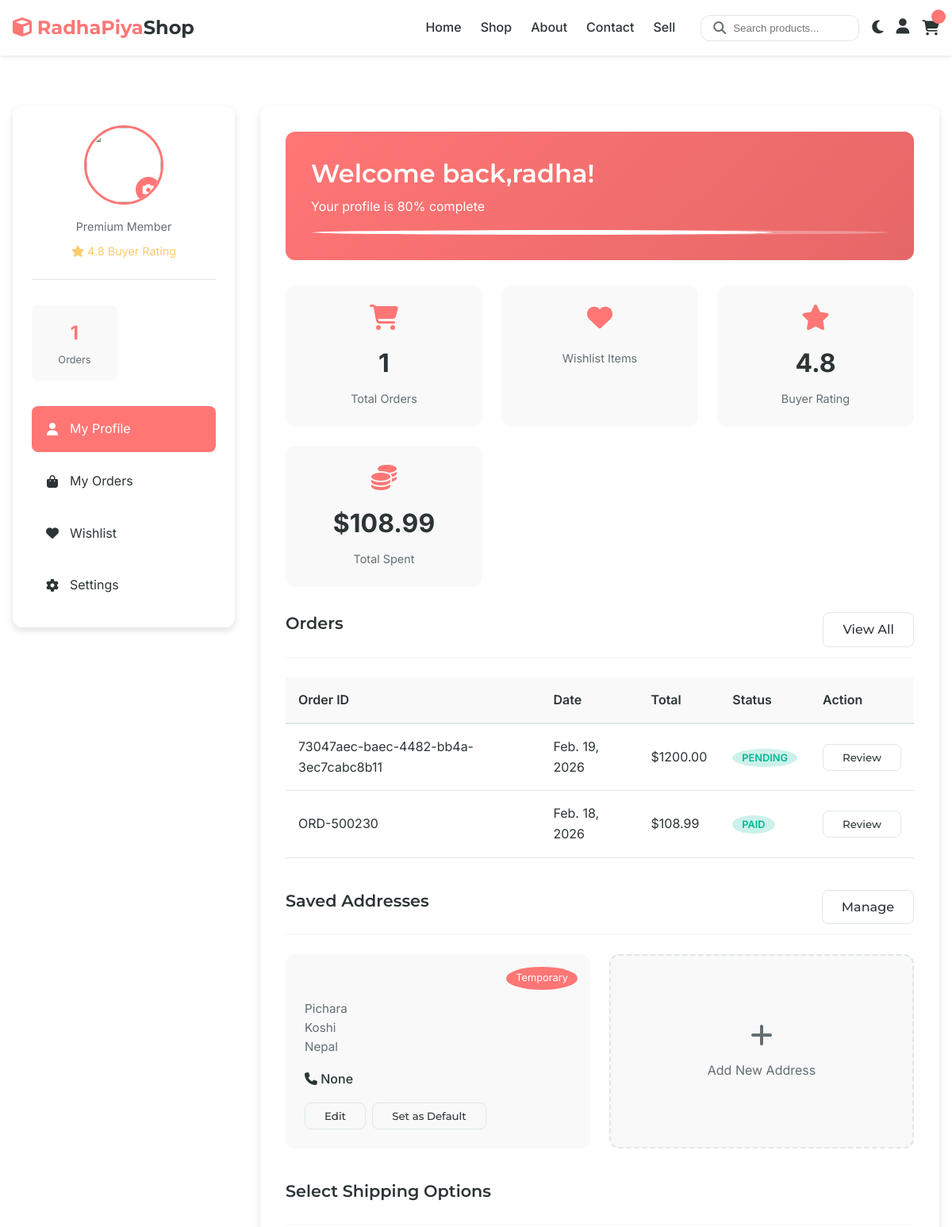
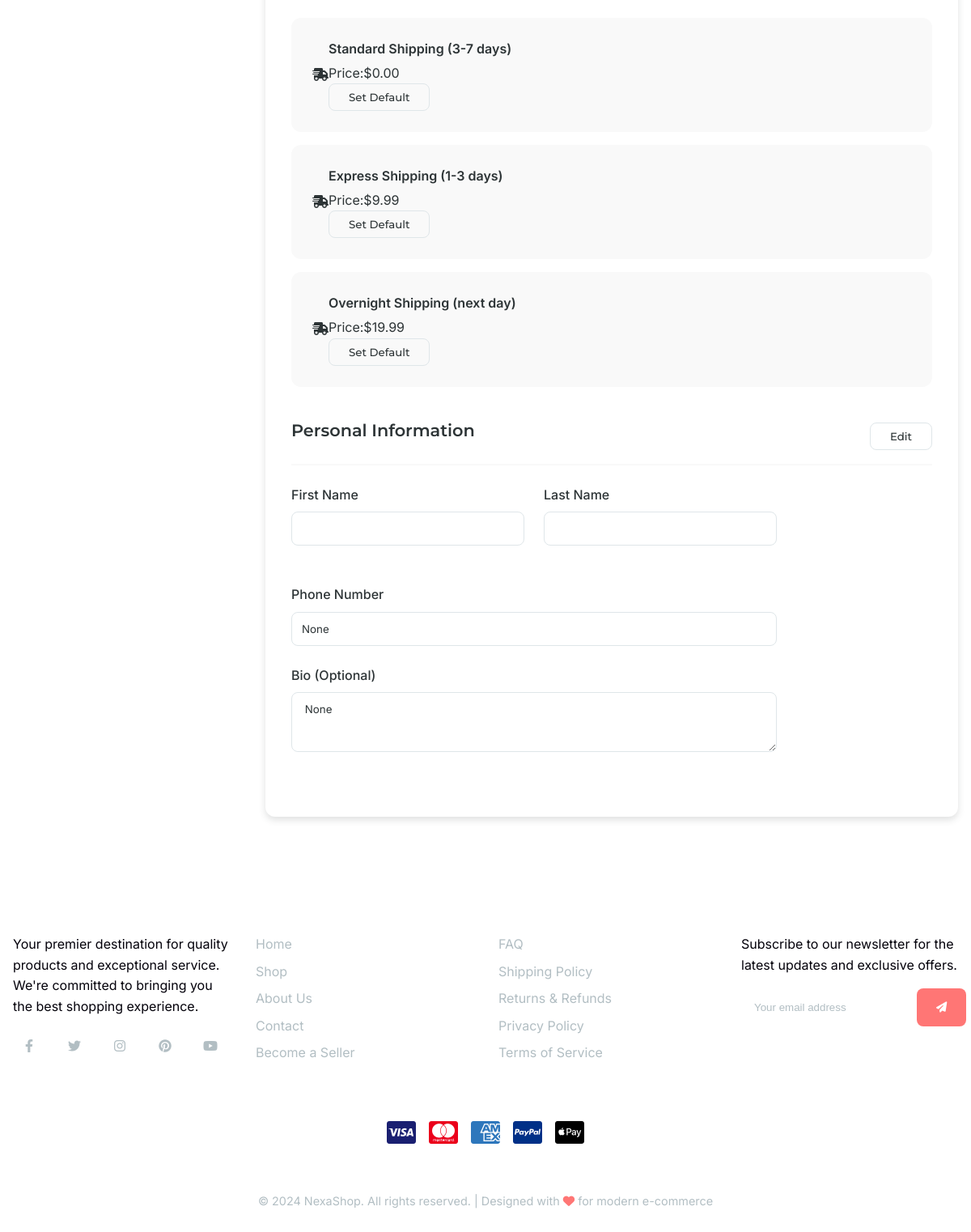
The app's page /sign/profile/radha (signed in) with its own data (2 pictures, top to bottom).
### e_auth/models.py (models this page shows, shortened)
class Customer(models.Model):
    profile = models.OneToOneField(Profile, on_delete=models.CASCADE, related_name="customer")
    total_spent = models.DecimalField( default=0.00,max_digits=10, decimal_places=2)
    shipping = models.ForeignKey(ShippingOption,null=True, on_delete=models.CASCADE)
    orders = models.IntegerField(default=0)
    wishlists = models.IntegerField(default=0)
    following_sellers = models.ManyToManyField(Vendor,related_name='following', blank=True)

class Profile(models.Model):
    pid = ShortUUIDField(unique=True,length=10,max_length=20,prefix="pro", alphabet="abcdefghij12345")
    user = models.ForeignKey(User,related_name='profile', on_delete=models.CASCADE)
    bio = models.TextField(blank=True,null=True)
    image = CloudinaryField('profile_image',default="static/css/icon.jpeg",null=True,folder="D_commerce/profile")
    cover_image = CloudinaryField('cover_image',blank=True,null=True,folder="D_commerce/profile/cover")
    is_vendor = models.BooleanField(default=False)
    is_customer = models.BooleanField(default=True)
    created_at = models.DateTimeField( auto_now_add=True)
    phonenumber = models.CharField(max_length=100, null=True)

class Address(models.Model):
    ADDRESS_TYPE = (
        ('home', 'Home'),
        ('office', 'Office'),
        ('temporary', 'Temporary'),
    )
    country = models.CharField(max_length=100, null=True)
    state = models.CharField(max_length=100, null=True)
    city = models.CharField(max_length=100, null=True)
    address = models.CharField(max_length=100)
    landmark = models.CharField(max_length=100, null=True, blank=True)
    address_type = models.CharField(choices=ADDRESS_TYPE,null=True, max_length=50)
    is_default = models.BooleanField(default=False)
    profile = models.ForeignKey(Profile,on_delete=models.CASCADE,null=True,related_name='user_address',)

### main/models.py (models this page shows, shortened)
class Order(models.Model):
    STATUS = (
        ("PENDING", "Pending"),
        ("PAID", "Paid"),
        ("SHIPPED", "Shipped"),
        ("CANCELLED", "Cancelled"),
        ("DELETED", "Deteled"),
    )
    PAYMENT_METHODS = (
        ("COD", "Cash On Delivery"),
        ("KHALTI", "Khalti"),
        ("ESEWA", "eSewa"),
        ("PAYPAL", "paypal"),
    )
    id = models.UUIDField(primary_key=True, default=uuid.uuid4, editable=False)
    user = models.ForeignKey(User, related_name="orders", on_delete=models.SET_NULL, null=True)
    status = models.CharField(max_length=20, choices=STATUS, default="PENDING")
    payment_method = models.CharField(max_length=20, choices=PAYMENT_METHODS, blank=True, null=True)
    payment_id = models.CharField(max_length=500, blank=True, null=True)
    payer_id = models.CharField(max_length=500, blank=True, null=True)
    transaction_id = models.CharField(max_length=150, blank=True, null=True)
    invoice = ShortUUIDField(blank=True,null=True,prefix="INV",max_length=13,length=10)
    slug = models.SlugField(blank=True,null=True)
    shipping_price = models.ForeignKey(
        ShippingOption, null=True, blank=True, on_delete=models.SET_NULL
    )
    address = models.ForeignKey("e_auth.Address", related_name='order_address',null=True, on_delete=models.CASCADE)
    total_amount = models.DecimalField(max_digits=10, decimal_places=2,blank=True,null=True)
    order_num = models.CharField(max_length=10,blank=True,null=True)
    email_sent = models.BooleanField(default=False)
    created_at = models.DateTimeField(auto_now_add=True)
    paid_at = models.DateTimeField(null=True, blank=True)

class ShippingOption(models.Model):
    SHIPPING_TYPES = [
        ('standard', 'Standard Shipping (3-7 days)'),
        ('express', 'Express Shipping (1-3 days)'),
        ('overnight', 'Overnight Shipping (next day)'),
    ]
    shipping_type = models.CharField(max_length=20, choices=SHIPPING_TYPES ,default='standard')
    price = models.DecimalField(max_digits=10, decimal_places=2, default=0.00)

### e_auth/views.py (the view, shortened to what this page needs)
# urls.py: path('profile/<username>',views.user_profie,name='user_profile'),
@login_required(login_url="login")
def user_profie(request,username):
    user = get_object_or_404(User,username=username)
    profile, created = Profile.objects.get_or_create(user=user)
    customer = get_object_or_404(Customer,profile=profile)
    orders = Order.objects.filter(user=request.user).order_by('-created_at')
    shipping = ShippingOption.objects.all()
    address = None
    if Address.objects.filter(profile=profile).exists():
        address = Address.objects.filter(profile=profile)
    context = {
        'customer':customer,
        'orders':orders[:5],
        'shipping_options': shipping,
        "addresses": address,
        "total_orders_count": orders.filter(
            Q(status="PAID")|
            Q(status="Delevired")
        ).count()
    }
    return render(request,'auth/user_profile.html',context)

### templates/auth/user_profile.html (shortened to what this page needs)
{% extends "main/base.html" %}
{% block main %}
    <main class="section">
        <div class="container">
            <div class="user-profile">
                <aside class="profile-sidebar">
                    <div class="profile-header">
                        <div class="profile-avatar">
                            <img src="{{customer.profile.image.url}}" alt="{{coustomer..user.username}}">
                            {% if customer.profile.user == request.user %}
                            <div class="avatar-upload" onclick="uploadAvatar()">
                                <i class="fas fa-camera"></i>
                            </div>
                            {% endif %}
                        </div>
                        <div class="profile-info">
                            <p class="profile-membership">Premium Member</p>
                            <div class="profile-rating">
                                <i class="fas fa-star"></i>
                                <span>4.8 Buyer Rating</span>
                            </div>
                        </div>
                    </div>
                    <div class="profile-stats">
                        <div class="profile-stat">
                            <div class="profile-stat-value"> {{total_orders_count}} </div>
                            <div class="profile-stat-label">Orders</div>
                        </div>
                    </div>
                    <nav class="profile-menu">
                        <a href="{% url "user_profile" customer.profile.user.username %}" class="active">
                            <i class="fas fa-user"></i>
                            <span>My Profile</span>
                        </a>
                        <a href="orders.html">
                            <i class="fas fa-shopping-bag"></i>
                            <span>My Orders</span>
                        </a>
                        <a href="wishlist.html">
                            <i class="fas fa-heart"></i>
                            <span>Wishlist</span>
                        </a>
                        <a href="settings.html">
                            <i class="fas fa-cog"></i>
                            <span>Settings</span>
                        </a>
                    </nav>
                </aside>
                <div class="profile-content">
                    <div class="profile-welcome">
                        <h1>Welcome back,{{customer.profile.user.username}}!</h1>
                        <p>Your profile is 80% complete</p>
                        <div class="completion-bar">
                            <div class="completion-fill"></div>
                        </div>
                    </div>
                    <div class="dashboard-cards">
                        <div class="dashboard-card">
                            <i class="fas fa-shopping-cart"></i>
                            <div class="dashboard-card-value"> {{customer.orders}} </div>
                            <div class="dashboard-card-label">Total Orders</div>
                        </div>
                        <div class="dashboard-card">
                            <i class="fas fa-heart"></i>
                            <div class="dashboard-card-label">Wishlist Items</div>
                        </div>
                        <div class="dashboard-card">
                            <i class="fas fa-star"></i>
                            <div class="dashboard-card-value">4.8</div>
                            <div class="dashboard-card-label">Buyer Rating</div>
                        </div>
                        <div class="dashboard-card">
                            <i class="fas fa-coins"></i>
                            <div class="dashboard-card-value"> ${{customer.total_spent}} </div>
                            <div class="dashboard-card-label">Total Spent</div>
                        </div>
                    </div>
                    {% if customer.profile.user == request.user %}
                    <div class="profile-section">
                        <div class="section-header">
                            <h2>Orders</h2>
                             <a href="{% url "user_orders" %}" class="btn btn-outline">View All</a>
                        </div>
                        <div class="recent-orders">
                            <table class="orders-table">
                                <thead>
                                    <tr>
                                        <th>Order ID</th>
                                        <th>Date</th>
                                        <th>Total</th>
                                        <th>Status</th>
                                        <th>Action</th>
                                    </tr>
                                </thead>
                                <tbody>
                                    {% for order in orders %}
                                    <tr> {% if order.order_num %}
                                        <td> {{order.order_num}} </td>
                                        <td>  {{order.paid_at|date}} </td>
                                        {% else %}
                                        <td> {{order.id}} </td>
                                        <td>  {{order.created_at|date}} </td>
                                        {% endif %}
                                        <td> ${{order.total_amount}} </td>
                                        <td><span class="order-status status-delivered"> {{order.status}} </span></td>
                                        <td><button class="btn btn-outline" onclick="window.location.href='{% url "user_orders" %}'">Review</button></td>
                                    </tr>
                                   {% endfor %}
                                </tbody>
                            </table>
                        </div>
                    </div>
                    <div class="profile-section">
                        <div class="section-header">
                            <h2>Saved Addresses</h2>
                            <a href="" class="btn btn-outline">Manage</a>
                        </div>
                        <div class="address-grid">
                             {% for address in addresses %}
                            <div class="address-card" data-id="{{address.id}}">
                                <span class="address-type {{address.address_type}}"> {{address.get_address_type_display}} </span>
                                <div class="address-details">
                                      <br>
                                     {{address.address}} <br>
                                     {{address.state}} <br>
                                    {{address.country}}
                                </div>
                                <div class="address-phone">
                                    <i class="fas fa-phone"></i> {{address.profile.phonenumber}}
                                </div>
                                <div class="address-actions">
                                    <button class="btn btn-outline" onclick="window.location.href='{% url "edit_address" address.id %}'">Edit</button>
                                    {% if not address.is_default %}
                                    <button onclick="updateProfileAddress(this,{{address.id}});" id="btn-{{address.id}}" class="btn btn-outline">Set as Default</button>
                                    {% endif %}
                                </div>
                            </div>
                            {% endfor %}
                            <div class="add-address-card" onclick="window.location.href='{% url "add_address" %}';">
                                <i class="fas fa-plus"></i>
                                <span>Add New Address</span>
                            </div>
                        </div>
                    </div>
                    <div class="profile-section">
                        <div class="section-header">
                            <h2> Select Shipping Options </h2>
                        </div>
                        <div class="payment-methods">
                             {% for option in shipping_options %}
                            <div class="payment-card  {% if customer.shipping == option %} active {% endif %}">
                                   <div> <i class="fas fa-shipping-fast"></i></div>
                                <div class="payment-info">
                                    <div class="payment-name"> {{option.get_shipping_type_display}} </div>
                                    <div>Price:${{option.price}} </div>
                                    <div class="payment-actions">
                                    {% if customer.shipping != option %}
                                        <button class="btn btn-outline" onclick="updateProfileShipping(this,{{option.id}})">Set Default</button>
                                    {% endif %}
                                </div>
                                </div>
                            </div>
                            {% endfor %}
                        </div>
                    </div>
                    <div class="profile-section">
                        <div class="section-header">
                            <h2>Personal Information</h2>
                            <button class="btn btn-outline" id="editProfile">Edit</button>
                        </div>
                        <div class="profile-form">
                                <form id="profileForm" method="POST">
                                    <div class="form-row">
                                        <div class="form-group">
                                            <label>First Name</label>
                                            <input type="text" name="first_name"  required value="{{customer.profile.user.first_name}}" disabled>
                                        </div>
                                        <div class="form-group">
                                            <label>Last Name</label>
                                            <input type="text" name="last_name"   required value="{{customer.profile.user.last_name}}" disabled>
                                        </div>
                                    </div>
                                        <div class="form-group">
                                            <label>Phone Number</label>
                                            <input type="tel" name="phone_number"  required value="{{customer.profile.phonenumber}}" disabled>
                                        </div>
                                    <div class="form-group">
                                        <label>Bio (Optional)</label>
                                        <textarea rows="3" name="bio" disabled> {{customer.profile.bio}} </textarea>
                                    </div>
                                </form>
                            {% endif %}
                        </div>
                    </div>
                </div>
            </div>
        </div>
    </main>
{% endblock main %}

### records on screen
Customer: profile.user.username "radha", orders "1", total_spent "108.99", phone_number "None", bio "None"
Order: id "73047aec-baec-4482-bb4a-3ec7cabc8b11", created_at "Feb. 19, 2026", total_amount "1200.00", status "PENDING"
Order: order_num "ORD-500230", paid_at "Feb. 18, 2026", total_amount "108.99", status "PAID"
Address: address_type "Temporary", address "Pichara", state "Koshi", country "Nepal", profile.phonenumber "None"
ShippingOption: shipping_type "Standard Shipping (3-7 days)", price "0.00"
ShippingOption: shipping_type "Express Shipping (1-3 days)", price "9.99"
ShippingOption: shipping_type "Overnight Shipping (next day)", price "19.99"

### other values on screen
{{ total_orders_count }} "1"
